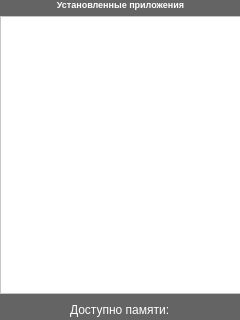
<?xml version="1.0" encoding="UTF-8"?>
<ui version="4.0">
 <class>InstalledForm</class>
 <widget class="QWidget" name="InstalledForm">
  <property name="geometry">
   <rect>
    <x>0</x>
    <y>0</y>
    <width>240</width>
    <height>320</height>
   </rect>
  </property>
  <property name="palette">
   <palette>
    <active>
     <colorrole role="WindowText">
      <brush brushstyle="SolidPattern">
       <color alpha="255">
        <red>255</red>
        <green>255</green>
        <blue>255</blue>
       </color>
      </brush>
     </colorrole>
     <colorrole role="Button">
      <brush brushstyle="SolidPattern">
       <color alpha="255">
        <red>100</red>
        <green>100</green>
        <blue>100</blue>
       </color>
      </brush>
     </colorrole>
     <colorrole role="Light">
      <brush brushstyle="SolidPattern">
       <color alpha="255">
        <red>150</red>
        <green>150</green>
        <blue>150</blue>
       </color>
      </brush>
     </colorrole>
     <colorrole role="Midlight">
      <brush brushstyle="SolidPattern">
       <color alpha="255">
        <red>125</red>
        <green>125</green>
        <blue>125</blue>
       </color>
      </brush>
     </colorrole>
     <colorrole role="Dark">
      <brush brushstyle="SolidPattern">
       <color alpha="255">
        <red>50</red>
        <green>50</green>
        <blue>50</blue>
       </color>
      </brush>
     </colorrole>
     <colorrole role="Mid">
      <brush brushstyle="SolidPattern">
       <color alpha="255">
        <red>66</red>
        <green>66</green>
        <blue>66</blue>
       </color>
      </brush>
     </colorrole>
     <colorrole role="Text">
      <brush brushstyle="SolidPattern">
       <color alpha="255">
        <red>255</red>
        <green>255</green>
        <blue>255</blue>
       </color>
      </brush>
     </colorrole>
     <colorrole role="BrightText">
      <brush brushstyle="SolidPattern">
       <color alpha="255">
        <red>255</red>
        <green>255</green>
        <blue>255</blue>
       </color>
      </brush>
     </colorrole>
     <colorrole role="ButtonText">
      <brush brushstyle="SolidPattern">
       <color alpha="255">
        <red>255</red>
        <green>255</green>
        <blue>255</blue>
       </color>
      </brush>
     </colorrole>
     <colorrole role="Base">
      <brush brushstyle="SolidPattern">
       <color alpha="255">
        <red>0</red>
        <green>0</green>
        <blue>0</blue>
       </color>
      </brush>
     </colorrole>
     <colorrole role="Window">
      <brush brushstyle="SolidPattern">
       <color alpha="255">
        <red>100</red>
        <green>100</green>
        <blue>100</blue>
       </color>
      </brush>
     </colorrole>
     <colorrole role="Shadow">
      <brush brushstyle="SolidPattern">
       <color alpha="255">
        <red>0</red>
        <green>0</green>
        <blue>0</blue>
       </color>
      </brush>
     </colorrole>
     <colorrole role="AlternateBase">
      <brush brushstyle="SolidPattern">
       <color alpha="255">
        <red>50</red>
        <green>50</green>
        <blue>50</blue>
       </color>
      </brush>
     </colorrole>
     <colorrole role="ToolTipBase">
      <brush brushstyle="SolidPattern">
       <color alpha="255">
        <red>255</red>
        <green>255</green>
        <blue>220</blue>
       </color>
      </brush>
     </colorrole>
     <colorrole role="ToolTipText">
      <brush brushstyle="SolidPattern">
       <color alpha="255">
        <red>0</red>
        <green>0</green>
        <blue>0</blue>
       </color>
      </brush>
     </colorrole>
    </active>
    <inactive>
     <colorrole role="WindowText">
      <brush brushstyle="SolidPattern">
       <color alpha="255">
        <red>255</red>
        <green>255</green>
        <blue>255</blue>
       </color>
      </brush>
     </colorrole>
     <colorrole role="Button">
      <brush brushstyle="SolidPattern">
       <color alpha="255">
        <red>100</red>
        <green>100</green>
        <blue>100</blue>
       </color>
      </brush>
     </colorrole>
     <colorrole role="Light">
      <brush brushstyle="SolidPattern">
       <color alpha="255">
        <red>150</red>
        <green>150</green>
        <blue>150</blue>
       </color>
      </brush>
     </colorrole>
     <colorrole role="Midlight">
      <brush brushstyle="SolidPattern">
       <color alpha="255">
        <red>125</red>
        <green>125</green>
        <blue>125</blue>
       </color>
      </brush>
     </colorrole>
     <colorrole role="Dark">
      <brush brushstyle="SolidPattern">
       <color alpha="255">
        <red>50</red>
        <green>50</green>
        <blue>50</blue>
       </color>
      </brush>
     </colorrole>
     <colorrole role="Mid">
      <brush brushstyle="SolidPattern">
       <color alpha="255">
        <red>66</red>
        <green>66</green>
        <blue>66</blue>
       </color>
      </brush>
     </colorrole>
     <colorrole role="Text">
      <brush brushstyle="SolidPattern">
       <color alpha="255">
        <red>255</red>
        <green>255</green>
        <blue>255</blue>
       </color>
      </brush>
     </colorrole>
     <colorrole role="BrightText">
      <brush brushstyle="SolidPattern">
       <color alpha="255">
        <red>255</red>
        <green>255</green>
        <blue>255</blue>
       </color>
      </brush>
     </colorrole>
     <colorrole role="ButtonText">
      <brush brushstyle="SolidPattern">
       <color alpha="255">
        <red>255</red>
        <green>255</green>
        <blue>255</blue>
       </color>
      </brush>
     </colorrole>
     <colorrole role="Base">
      <brush brushstyle="SolidPattern">
       <color alpha="255">
        <red>0</red>
        <green>0</green>
        <blue>0</blue>
       </color>
      </brush>
     </colorrole>
     <colorrole role="Window">
      <brush brushstyle="SolidPattern">
       <color alpha="255">
        <red>100</red>
        <green>100</green>
        <blue>100</blue>
       </color>
      </brush>
     </colorrole>
     <colorrole role="Shadow">
      <brush brushstyle="SolidPattern">
       <color alpha="255">
        <red>0</red>
        <green>0</green>
        <blue>0</blue>
       </color>
      </brush>
     </colorrole>
     <colorrole role="AlternateBase">
      <brush brushstyle="SolidPattern">
       <color alpha="255">
        <red>50</red>
        <green>50</green>
        <blue>50</blue>
       </color>
      </brush>
     </colorrole>
     <colorrole role="ToolTipBase">
      <brush brushstyle="SolidPattern">
       <color alpha="255">
        <red>255</red>
        <green>255</green>
        <blue>220</blue>
       </color>
      </brush>
     </colorrole>
     <colorrole role="ToolTipText">
      <brush brushstyle="SolidPattern">
       <color alpha="255">
        <red>0</red>
        <green>0</green>
        <blue>0</blue>
       </color>
      </brush>
     </colorrole>
    </inactive>
    <disabled>
     <colorrole role="WindowText">
      <brush brushstyle="SolidPattern">
       <color alpha="255">
        <red>50</red>
        <green>50</green>
        <blue>50</blue>
       </color>
      </brush>
     </colorrole>
     <colorrole role="Button">
      <brush brushstyle="SolidPattern">
       <color alpha="255">
        <red>100</red>
        <green>100</green>
        <blue>100</blue>
       </color>
      </brush>
     </colorrole>
     <colorrole role="Light">
      <brush brushstyle="SolidPattern">
       <color alpha="255">
        <red>150</red>
        <green>150</green>
        <blue>150</blue>
       </color>
      </brush>
     </colorrole>
     <colorrole role="Midlight">
      <brush brushstyle="SolidPattern">
       <color alpha="255">
        <red>125</red>
        <green>125</green>
        <blue>125</blue>
       </color>
      </brush>
     </colorrole>
     <colorrole role="Dark">
      <brush brushstyle="SolidPattern">
       <color alpha="255">
        <red>50</red>
        <green>50</green>
        <blue>50</blue>
       </color>
      </brush>
     </colorrole>
     <colorrole role="Mid">
      <brush brushstyle="SolidPattern">
       <color alpha="255">
        <red>66</red>
        <green>66</green>
        <blue>66</blue>
       </color>
      </brush>
     </colorrole>
     <colorrole role="Text">
      <brush brushstyle="SolidPattern">
       <color alpha="255">
        <red>50</red>
        <green>50</green>
        <blue>50</blue>
       </color>
      </brush>
     </colorrole>
     <colorrole role="BrightText">
      <brush brushstyle="SolidPattern">
       <color alpha="255">
        <red>255</red>
        <green>255</green>
        <blue>255</blue>
       </color>
      </brush>
     </colorrole>
     <colorrole role="ButtonText">
      <brush brushstyle="SolidPattern">
       <color alpha="255">
        <red>50</red>
        <green>50</green>
        <blue>50</blue>
       </color>
      </brush>
     </colorrole>
     <colorrole role="Base">
      <brush brushstyle="SolidPattern">
       <color alpha="255">
        <red>100</red>
        <green>100</green>
        <blue>100</blue>
       </color>
      </brush>
     </colorrole>
     <colorrole role="Window">
      <brush brushstyle="SolidPattern">
       <color alpha="255">
        <red>100</red>
        <green>100</green>
        <blue>100</blue>
       </color>
      </brush>
     </colorrole>
     <colorrole role="Shadow">
      <brush brushstyle="SolidPattern">
       <color alpha="255">
        <red>0</red>
        <green>0</green>
        <blue>0</blue>
       </color>
      </brush>
     </colorrole>
     <colorrole role="AlternateBase">
      <brush brushstyle="SolidPattern">
       <color alpha="255">
        <red>100</red>
        <green>100</green>
        <blue>100</blue>
       </color>
      </brush>
     </colorrole>
     <colorrole role="ToolTipBase">
      <brush brushstyle="SolidPattern">
       <color alpha="255">
        <red>255</red>
        <green>255</green>
        <blue>220</blue>
       </color>
      </brush>
     </colorrole>
     <colorrole role="ToolTipText">
      <brush brushstyle="SolidPattern">
       <color alpha="255">
        <red>0</red>
        <green>0</green>
        <blue>0</blue>
       </color>
      </brush>
     </colorrole>
    </disabled>
   </palette>
  </property>
  <property name="windowTitle">
   <string>Form</string>
  </property>
  <widget class="QWidget" name="gridLayoutWidget">
   <property name="geometry">
    <rect>
     <x>0</x>
     <y>-1</y>
     <width>241</width>
     <height>321</height>
    </rect>
   </property>
   <layout class="QGridLayout" name="ContentLayout">
    <item row="0" column="0" colspan="3">
     <widget class="QLabel" name="Label">
      <property name="font">
       <font>
        <family>Microsoft Sans Serif</family>
        <pointsize>7</pointsize>
        <weight>75</weight>
        <bold>true</bold>
       </font>
      </property>
      <property name="text">
       <string>Установленные приложения</string>
      </property>
      <property name="alignment">
       <set>Qt::AlignBottom|Qt::AlignHCenter</set>
      </property>
     </widget>
    </item>
    <item row="1" column="0" colspan="3">
     <widget class="QListWidget" name="listWidget">
      <property name="palette">
       <palette>
        <active>
         <colorrole role="WindowText">
          <brush brushstyle="SolidPattern">
           <color alpha="255">
            <red>0</red>
            <green>0</green>
            <blue>0</blue>
           </color>
          </brush>
         </colorrole>
         <colorrole role="Button">
          <brush brushstyle="SolidPattern">
           <color alpha="255">
            <red>255</red>
            <green>255</green>
            <blue>255</blue>
           </color>
          </brush>
         </colorrole>
         <colorrole role="Light">
          <brush brushstyle="SolidPattern">
           <color alpha="255">
            <red>255</red>
            <green>255</green>
            <blue>255</blue>
           </color>
          </brush>
         </colorrole>
         <colorrole role="Midlight">
          <brush brushstyle="SolidPattern">
           <color alpha="255">
            <red>255</red>
            <green>255</green>
            <blue>255</blue>
           </color>
          </brush>
         </colorrole>
         <colorrole role="Dark">
          <brush brushstyle="SolidPattern">
           <color alpha="255">
            <red>127</red>
            <green>127</green>
            <blue>127</blue>
           </color>
          </brush>
         </colorrole>
         <colorrole role="Mid">
          <brush brushstyle="SolidPattern">
           <color alpha="255">
            <red>170</red>
            <green>170</green>
            <blue>170</blue>
           </color>
          </brush>
         </colorrole>
         <colorrole role="Text">
          <brush brushstyle="SolidPattern">
           <color alpha="255">
            <red>0</red>
            <green>0</green>
            <blue>0</blue>
           </color>
          </brush>
         </colorrole>
         <colorrole role="BrightText">
          <brush brushstyle="SolidPattern">
           <color alpha="255">
            <red>255</red>
            <green>255</green>
            <blue>255</blue>
           </color>
          </brush>
         </colorrole>
         <colorrole role="ButtonText">
          <brush brushstyle="SolidPattern">
           <color alpha="255">
            <red>0</red>
            <green>0</green>
            <blue>0</blue>
           </color>
          </brush>
         </colorrole>
         <colorrole role="Base">
          <brush brushstyle="SolidPattern">
           <color alpha="255">
            <red>255</red>
            <green>255</green>
            <blue>255</blue>
           </color>
          </brush>
         </colorrole>
         <colorrole role="Window">
          <brush brushstyle="SolidPattern">
           <color alpha="255">
            <red>255</red>
            <green>255</green>
            <blue>255</blue>
           </color>
          </brush>
         </colorrole>
         <colorrole role="Shadow">
          <brush brushstyle="SolidPattern">
           <color alpha="255">
            <red>0</red>
            <green>0</green>
            <blue>0</blue>
           </color>
          </brush>
         </colorrole>
         <colorrole role="AlternateBase">
          <brush brushstyle="SolidPattern">
           <color alpha="255">
            <red>255</red>
            <green>255</green>
            <blue>255</blue>
           </color>
          </brush>
         </colorrole>
         <colorrole role="ToolTipBase">
          <brush brushstyle="SolidPattern">
           <color alpha="255">
            <red>255</red>
            <green>255</green>
            <blue>220</blue>
           </color>
          </brush>
         </colorrole>
         <colorrole role="ToolTipText">
          <brush brushstyle="SolidPattern">
           <color alpha="255">
            <red>0</red>
            <green>0</green>
            <blue>0</blue>
           </color>
          </brush>
         </colorrole>
        </active>
        <inactive>
         <colorrole role="WindowText">
          <brush brushstyle="SolidPattern">
           <color alpha="255">
            <red>0</red>
            <green>0</green>
            <blue>0</blue>
           </color>
          </brush>
         </colorrole>
         <colorrole role="Button">
          <brush brushstyle="SolidPattern">
           <color alpha="255">
            <red>255</red>
            <green>255</green>
            <blue>255</blue>
           </color>
          </brush>
         </colorrole>
         <colorrole role="Light">
          <brush brushstyle="SolidPattern">
           <color alpha="255">
            <red>255</red>
            <green>255</green>
            <blue>255</blue>
           </color>
          </brush>
         </colorrole>
         <colorrole role="Midlight">
          <brush brushstyle="SolidPattern">
           <color alpha="255">
            <red>255</red>
            <green>255</green>
            <blue>255</blue>
           </color>
          </brush>
         </colorrole>
         <colorrole role="Dark">
          <brush brushstyle="SolidPattern">
           <color alpha="255">
            <red>127</red>
            <green>127</green>
            <blue>127</blue>
           </color>
          </brush>
         </colorrole>
         <colorrole role="Mid">
          <brush brushstyle="SolidPattern">
           <color alpha="255">
            <red>170</red>
            <green>170</green>
            <blue>170</blue>
           </color>
          </brush>
         </colorrole>
         <colorrole role="Text">
          <brush brushstyle="SolidPattern">
           <color alpha="255">
            <red>0</red>
            <green>0</green>
            <blue>0</blue>
           </color>
          </brush>
         </colorrole>
         <colorrole role="BrightText">
          <brush brushstyle="SolidPattern">
           <color alpha="255">
            <red>255</red>
            <green>255</green>
            <blue>255</blue>
           </color>
          </brush>
         </colorrole>
         <colorrole role="ButtonText">
          <brush brushstyle="SolidPattern">
           <color alpha="255">
            <red>0</red>
            <green>0</green>
            <blue>0</blue>
           </color>
          </brush>
         </colorrole>
         <colorrole role="Base">
          <brush brushstyle="SolidPattern">
           <color alpha="255">
            <red>255</red>
            <green>255</green>
            <blue>255</blue>
           </color>
          </brush>
         </colorrole>
         <colorrole role="Window">
          <brush brushstyle="SolidPattern">
           <color alpha="255">
            <red>255</red>
            <green>255</green>
            <blue>255</blue>
           </color>
          </brush>
         </colorrole>
         <colorrole role="Shadow">
          <brush brushstyle="SolidPattern">
           <color alpha="255">
            <red>0</red>
            <green>0</green>
            <blue>0</blue>
           </color>
          </brush>
         </colorrole>
         <colorrole role="AlternateBase">
          <brush brushstyle="SolidPattern">
           <color alpha="255">
            <red>255</red>
            <green>255</green>
            <blue>255</blue>
           </color>
          </brush>
         </colorrole>
         <colorrole role="ToolTipBase">
          <brush brushstyle="SolidPattern">
           <color alpha="255">
            <red>255</red>
            <green>255</green>
            <blue>220</blue>
           </color>
          </brush>
         </colorrole>
         <colorrole role="ToolTipText">
          <brush brushstyle="SolidPattern">
           <color alpha="255">
            <red>0</red>
            <green>0</green>
            <blue>0</blue>
           </color>
          </brush>
         </colorrole>
        </inactive>
        <disabled>
         <colorrole role="WindowText">
          <brush brushstyle="SolidPattern">
           <color alpha="255">
            <red>127</red>
            <green>127</green>
            <blue>127</blue>
           </color>
          </brush>
         </colorrole>
         <colorrole role="Button">
          <brush brushstyle="SolidPattern">
           <color alpha="255">
            <red>255</red>
            <green>255</green>
            <blue>255</blue>
           </color>
          </brush>
         </colorrole>
         <colorrole role="Light">
          <brush brushstyle="SolidPattern">
           <color alpha="255">
            <red>255</red>
            <green>255</green>
            <blue>255</blue>
           </color>
          </brush>
         </colorrole>
         <colorrole role="Midlight">
          <brush brushstyle="SolidPattern">
           <color alpha="255">
            <red>255</red>
            <green>255</green>
            <blue>255</blue>
           </color>
          </brush>
         </colorrole>
         <colorrole role="Dark">
          <brush brushstyle="SolidPattern">
           <color alpha="255">
            <red>127</red>
            <green>127</green>
            <blue>127</blue>
           </color>
          </brush>
         </colorrole>
         <colorrole role="Mid">
          <brush brushstyle="SolidPattern">
           <color alpha="255">
            <red>170</red>
            <green>170</green>
            <blue>170</blue>
           </color>
          </brush>
         </colorrole>
         <colorrole role="Text">
          <brush brushstyle="SolidPattern">
           <color alpha="255">
            <red>127</red>
            <green>127</green>
            <blue>127</blue>
           </color>
          </brush>
         </colorrole>
         <colorrole role="BrightText">
          <brush brushstyle="SolidPattern">
           <color alpha="255">
            <red>255</red>
            <green>255</green>
            <blue>255</blue>
           </color>
          </brush>
         </colorrole>
         <colorrole role="ButtonText">
          <brush brushstyle="SolidPattern">
           <color alpha="255">
            <red>127</red>
            <green>127</green>
            <blue>127</blue>
           </color>
          </brush>
         </colorrole>
         <colorrole role="Base">
          <brush brushstyle="SolidPattern">
           <color alpha="255">
            <red>255</red>
            <green>255</green>
            <blue>255</blue>
           </color>
          </brush>
         </colorrole>
         <colorrole role="Window">
          <brush brushstyle="SolidPattern">
           <color alpha="255">
            <red>255</red>
            <green>255</green>
            <blue>255</blue>
           </color>
          </brush>
         </colorrole>
         <colorrole role="Shadow">
          <brush brushstyle="SolidPattern">
           <color alpha="255">
            <red>0</red>
            <green>0</green>
            <blue>0</blue>
           </color>
          </brush>
         </colorrole>
         <colorrole role="AlternateBase">
          <brush brushstyle="SolidPattern">
           <color alpha="255">
            <red>255</red>
            <green>255</green>
            <blue>255</blue>
           </color>
          </brush>
         </colorrole>
         <colorrole role="ToolTipBase">
          <brush brushstyle="SolidPattern">
           <color alpha="255">
            <red>255</red>
            <green>255</green>
            <blue>220</blue>
           </color>
          </brush>
         </colorrole>
         <colorrole role="ToolTipText">
          <brush brushstyle="SolidPattern">
           <color alpha="255">
            <red>0</red>
            <green>0</green>
            <blue>0</blue>
           </color>
          </brush>
         </colorrole>
        </disabled>
       </palette>
      </property>
     </widget>
    </item>
    <item row="2" column="1">
     <widget class="QLabel" name="MemLabel">
      <property name="text">
       <string>Доступно памяти:</string>
      </property>
     </widget>
    </item>
    <item row="2" column="0">
     <spacer name="LeftSpacer">
      <property name="orientation">
       <enum>Qt::Horizontal</enum>
      </property>
      <property name="sizeType">
       <enum>QSizePolicy::Fixed</enum>
      </property>
      <property name="sizeHint" stdset="0">
       <size>
        <width>6</width>
        <height>20</height>
       </size>
      </property>
     </spacer>
    </item>
    <item row="2" column="2">
     <spacer name="horizontalSpacer">
      <property name="orientation">
       <enum>Qt::Horizontal</enum>
      </property>
      <property name="sizeType">
       <enum>QSizePolicy::Fixed</enum>
      </property>
      <property name="sizeHint" stdset="0">
       <size>
        <width>6</width>
        <height>20</height>
       </size>
      </property>
     </spacer>
    </item>
   </layout>
  </widget>
 </widget>
 <resources/>
 <connections/>
</ui>
